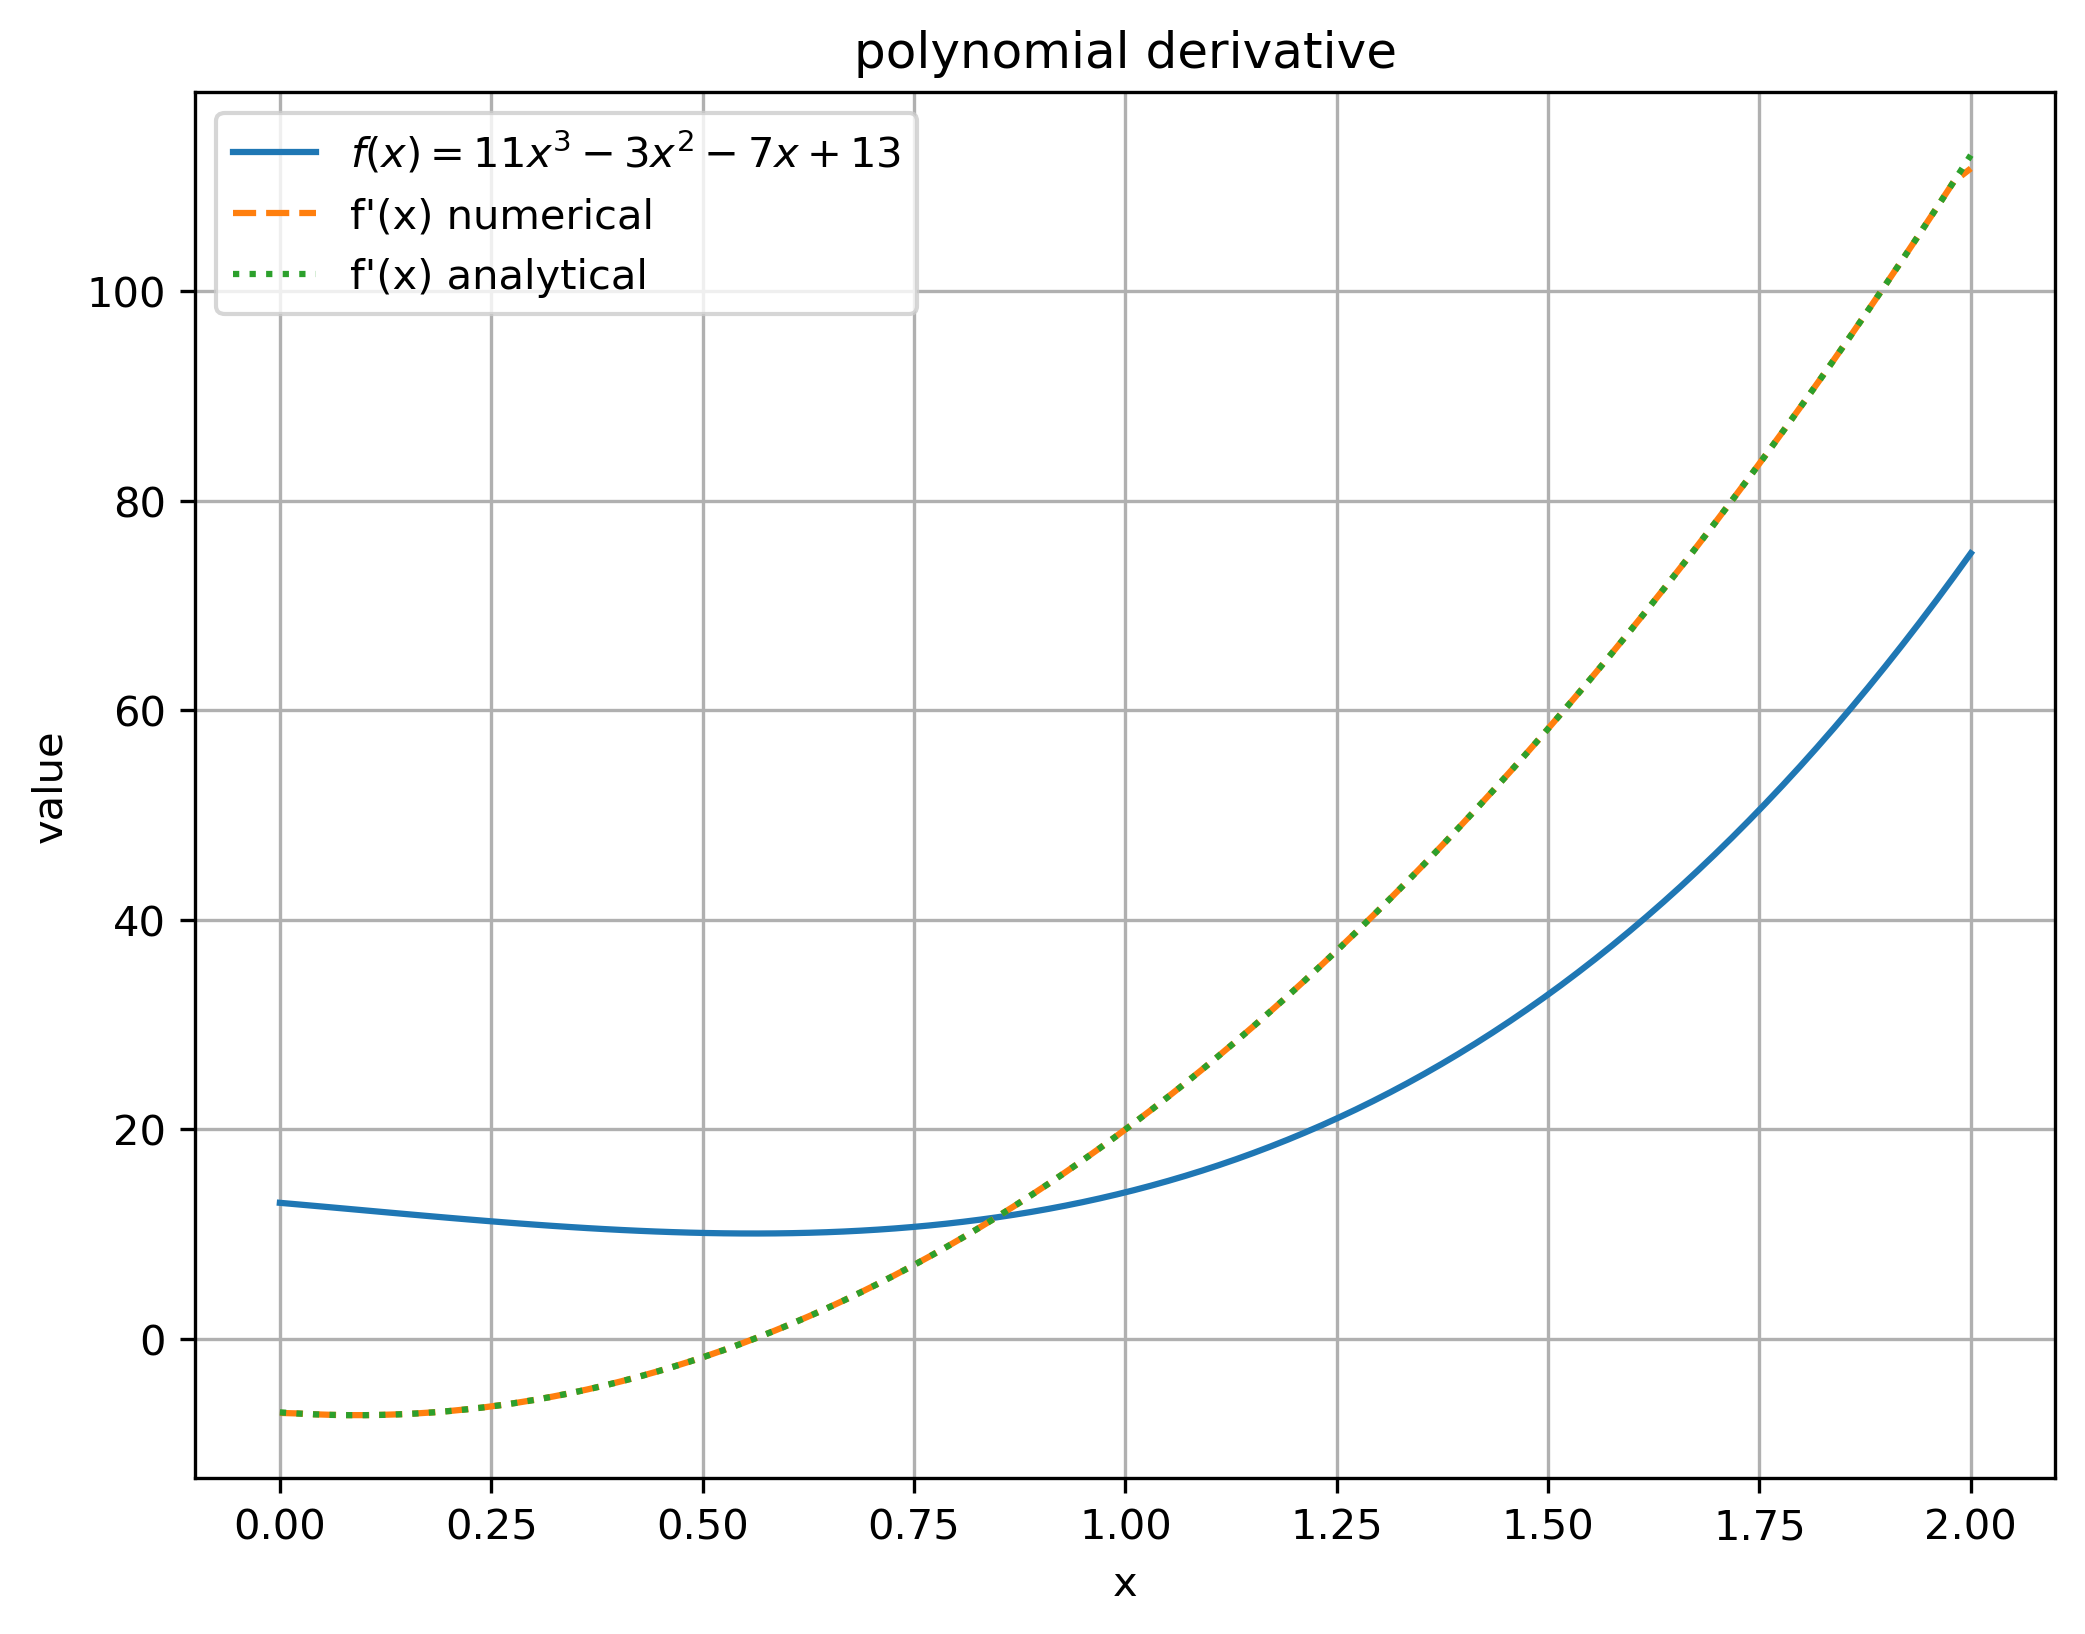

Here is the Python script that generated this plot:
#!/usr/bin/env python3
import numpy as np
import matplotlib.pyplot as plt

# siatka x na [0, 2]
n = 100
x = np.linspace(0, 2, n)

# f(x) = 11x^3 - 3x^2 - 7x + 13
fx = 11*x**3 - 3*x**2 - 7*x + 13

# pochodna numeryczna
fprime_num = np.gradient(fx, x)

# pochodna analityczna: f'(x) = 33x^2 - 6x - 7
fprime_anal = 33*x**2 - 6*x - 7

plt.figure(figsize=(8, 6))
plt.plot(x, fx, label=r"$f(x)=11x^3-3x^2-7x+13$")
plt.plot(x, fprime_num, linestyle="--", label="f'(x) numerical")
plt.plot(x, fprime_anal, linestyle=":", label="f'(x) analytical")

plt.title("polynomial derivative")
plt.xlabel("x")
plt.ylabel("value")
plt.grid(True)
plt.legend()
plt.show()
